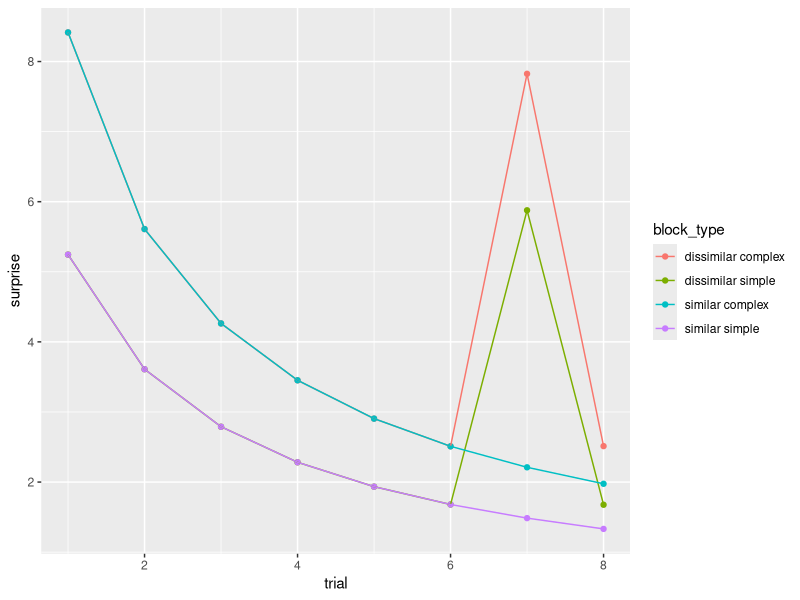
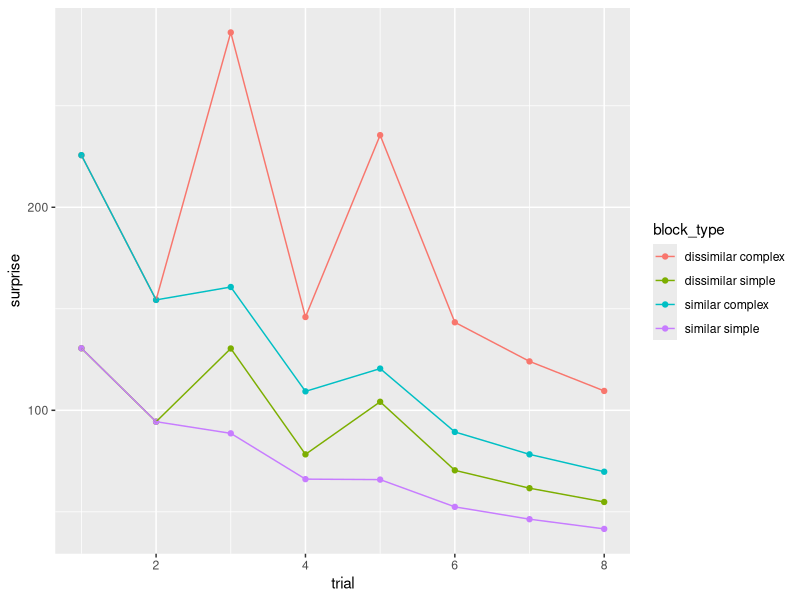

R code for these plots, in order:
## ---- chunk 1
library(tidyverse)
library(patchwork)
library(here)
## ---- chunk 2
TOTAL_FEATURE_N = 6
COMPLEX_FEATURE_N = 3  
SIMPLE_FEATURE_N = 2

# generate stimuli
f.generate_stimuli_vector <- function(total_feature_n, stimuli_feature_n){
  
  vec <- c(rep(0, total_feature_n - stimuli_feature_n), rep(1, stimuli_feature_n))
  return(sample(vec))
  
}

# generate similar / dissimilar stimuli
f.generate_stimuli_similarity <- function(original_stimuli, similarity){
  
  non_overlapping_feature <- ifelse(similarity == "similar", .2, .8)
  
  # first figure out where the 1s are at 
  feature_pos <- which(original_stimuli %in% c(1))
  non_feature_pos <- which(original_stimuli %in% c(0))
  
  # change 1 to 0
  feature_change_pos <- sample(feature_pos, 
                               non_overlapping_feature * length(feature_pos), 
                               replace = FALSE)
  
  new_stim <- replace(original_stimuli, feature_change_pos, 0)
  
  # change 0 to 1 
  non_feature_change_pos <- sample(non_feature_pos, 
                                   non_overlapping_feature * length(feature_pos), 
                                   replace = FALSE)
  
  new_stim <- replace(new_stim, non_feature_change_pos, 1)
  
  
  return (new_stim)  
  
}

## create a stimuli sequence 
f.block_sequence <- function(total_feature_n, 
                             simple_feature_n, 
                             complex_feature_n,
                             block_length, 
                             deviant_pos, 
                             complexity, 
                             similarity){
  
  TOTAL_FEATURE_N = total_feature_n  
  # the number of 1 in the feature vector 
  SIMPLE_FEATURE_N = simple_feature_n
  COMPLEX_FEATURE_N = complex_feature_n  
  
  feature_n <- ifelse(complexity == "complex", COMPLEX_FEATURE_N, SIMPLE_FEATURE_N)
  background_stim <- f.generate_stimuli_vector(TOTAL_FEATURE_N, feature_n)
  deviant_stim <- f.generate_stimuli_similarity(background_stim, similarity)
  
  block_list <- replicate(block_length, background_stim, simplify = FALSE)
  
  block_list[deviant_pos] <- replicate(length(deviant_pos), 
                                       deviant_stim, 
                                       simplify = FALSE)
  
  return(block_list)
  
}


example_block_complex_similar <- f.block_sequence(
  TOTAL_FEATURE_N, 
  SIMPLE_FEATURE_N, 
  COMPLEX_FEATURE_N, 
  8, c(7), "complex", "similar")
example_block_complex_dissimilar <- f.block_sequence(
  TOTAL_FEATURE_N, 
  SIMPLE_FEATURE_N, 
  COMPLEX_FEATURE_N, 
  8, c(7), "complex", "dissimilar")
example_block_simple_similar <- f.block_sequence(
  TOTAL_FEATURE_N, 
  SIMPLE_FEATURE_N, 
  COMPLEX_FEATURE_N, 
  8, c(7), "simple", "similar")
example_block_simple_dissimilar <- f.block_sequence(
  TOTAL_FEATURE_N, 
  SIMPLE_FEATURE_N, 
  COMPLEX_FEATURE_N, 8, c(7), "simple", "dissimilar")

NUM_FEATURE_SAMPLE_PER_OBSERVATION <- 3

# generate observation sequence 
make_observation <- function(stimuli, feature_sample){
  
  #figure out the feature position  
  feature_pos <- which(stimuli %in% c(1))
  sampled_feature <- sample(feature_pos, 
                            feature_sample, 
                            replace = FALSE)
  observation <- rep(0, length(stimuli))
  observation[sampled_feature] <- 1
  
  return(observation)
  
}

example_block_complex_similar 
example_observation <- lapply(example_block_complex_similar, make_observation, 
                              NUM_FEATURE_SAMPLE_PER_OBSERVATION)
example_observation

## ---- chunk 3
# calculate beta count for a given block
f.beta_count <- function(block, feature_prior = c(3,1)){
  prior <- replicate(length(block[[1]]), feature_prior, simplify = FALSE)
  
  beta_count <- list()
  
  for (trial in 1:length(block)){

    if (trial == 1) {
      beta_count[[trial]] <- prior 
    } else {
      beta_count[[trial]] <- mapply(function(x, y) {
        x[y + 1] <- x[y + 1] + 1
        return(list(x))
      },
      beta_count[[trial-1]], 
      block[[trial-1]])
    }
  }
  
  return(beta_count)
}

# use beta count to calculate feature probability 
f.probability <- function(block_beta){
  
  lapply(block_beta, function(x) lapply(x, function(x) x/sum(x)))
  
}

f.surprise <- function(block_probability, block_sequence){
  
  mapply(function (probs, seq) {
    sum(-log2(mapply(function (x, y) x[y + 1], probs, seq)))
  }, block_probability, block_sequence)
  
}

example_beta <- f.beta_count(example_block_complex_similar)
example_prob <- f.probability(example_beta)
example_surprise <- f.surprise(example_prob,example_block_complex_similar)

f.plot_surprise <- function(surprise){
  tibble("surprise" = surprise) %>% 
    mutate( trial = row_number()) %>% 
    unnest(surprise) %>% 
    ggplot(aes(x = trial, y = surpise)) + 
    geom_point() + 
    geom_line()
  
}


## ---- chunk 4
f.block_sequence <- function(
  
  complexity, 
  similarity){
  
  TOTAL_FEATURE_N = 5
  # the number of 1 in the feature vector 
  SIMPLE_FEATURE_N = 2
  COMPLEX_FEATURE_N = 4  
  block_length = 8
  deviant_pos = c(7)
  
  feature_n <- ifelse(complexity == "complex", COMPLEX_FEATURE_N, SIMPLE_FEATURE_N)
  background_stim <- f.generate_stimuli_vector(TOTAL_FEATURE_N, feature_n)
  deviant_stim <- f.generate_stimuli_similarity(background_stim, similarity)
  
  block_list <- replicate(block_length, background_stim, simplify = FALSE)
  
  block_list[deviant_pos] <- replicate(length(deviant_pos), 
                                       deviant_stim, 
                                       simplify = FALSE)
  
  return(block_list)
  
}

# sorry this is disgusting i wish i know r better 
df.seq <- bind_cols(
  tibble(
    complexity = c("complex", "simple"), 
    similarity = c("similar", "dissimilar")) %>% 
    expand(similarity, complexity), 
  tibble(
    "sequence" =
      tibble(
        complexity = c("complex", "simple"), 
        similarity = c("similar", "dissimilar")) %>% 
      expand(similarity, complexity) %>% 
      pmap(f.block_sequence))
)

df.surprise <- df.seq %>% 
  #rowwise() %>% 
  mutate(beta = map(.x = sequence, 
                    .f = f.beta_count), 
         probability = map(
           .x = beta, 
           .f = f.probability), 
         surprise = map2(
           .x = probability, 
           .y = sequence,
           .f = f.surprise)) 
# %>% 
# select(similarity, complexity, surprise) 

## ---- chunk 5
df.surprise %>% 
  unnest(surprise) %>% 
  unnest(surprise) %>% 
  unnest(surprise) %>% 
  group_by(similarity, complexity) %>% 
  mutate(trial = row_number(), 
         block_type = paste(similarity, complexity)) %>% 
  ggplot(aes(x = trial, 
             y = surprise, 
             color = block_type)) + 
  geom_point() + 
  geom_line()

## ---- chunk 6
f.block_sequence <- function(
  complexity, 
  similarity){
  
  TOTAL_FEATURE_N = 200  
  # the number of 1 in the feature vector 
  SIMPLE_FEATURE_N = 30
  COMPLEX_FEATURE_N = 90  
  block_length = 8
  deviant_pos = c(3,  5)
  
  feature_n <- ifelse(complexity == "complex", COMPLEX_FEATURE_N, SIMPLE_FEATURE_N)
  background_stim <- f.generate_stimuli_vector(TOTAL_FEATURE_N, feature_n)
  deviant_stim <- f.generate_stimuli_similarity(background_stim, similarity)
  
  block_list <- replicate(block_length, background_stim, simplify = FALSE)
  
  block_list[deviant_pos] <- replicate(length(deviant_pos),
                                       deviant_stim,
                                       simplify = FALSE)
  
  return(block_list)
  
}

# sorry this is disgusting i wish i know r better 
df.surprise <- bind_cols(
  tibble(
    complexity = c("complex", "simple"), 
    similarity = c("similar", "dissimilar")) %>% 
    expand(similarity, complexity), 
  tibble(
    "sequence" =
      tibble(
        complexity = c("complex", "simple"), 
        similarity = c("similar", "dissimilar")) %>% 
      expand(similarity, complexity) %>% 
      pmap(f.block_sequence))) %>% 
  mutate(beta = map(.x = sequence, 
                    .f = f.beta_count), 
         probability = map(.x = beta, 
                           .f = f.probability), 
         surprise = map2(.x = probability, 
                         .y = sequence, 
                         .f = f.surprise)) 

df.surprise %>% 
  unnest(surprise) %>% 
  unnest(surprise) %>% 
  group_by(similarity, complexity) %>% 
  mutate(trial = row_number(), 
         block_type = paste(similarity, complexity)) %>% 
  ggplot(aes(x = trial, 
             y = surprise, 
             color = block_type)) + 
  geom_point() + 
  geom_line()

